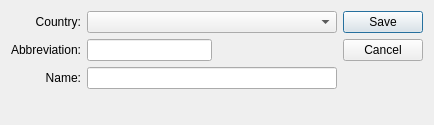
<?xml version="1.0" encoding="UTF-8"?>
<ui version="4.0">
 <comment>This file is part of the xTuple ERP: PostBooks Edition, a free and
open source Enterprise Resource Planning software suite,
Copyright (c) 1999-2011 by OpenMFG LLC, d/b/a xTuple.
It is licensed to you under the Common Public Attribution License
version 1.0, the full text of which (including xTuple-specific Exhibits)
is available at www.xtuple.com/CPAL.  By using this software, you agree
to be bound by its terms.</comment>
 <class>state</class>
 <widget class="QDialog" name="state">
  <property name="geometry">
   <rect>
    <x>0</x>
    <y>0</y>
    <width>434</width>
    <height>125</height>
   </rect>
  </property>
  <property name="windowTitle">
   <string>[*]State or Province</string>
  </property>
  <layout class="QGridLayout" name="gridLayout_2">
   <item row="0" column="0">
    <layout class="QVBoxLayout" name="verticalLayout">
     <item>
      <layout class="QGridLayout" name="gridLayout">
       <item row="0" column="0">
        <widget class="XLabel" name="_countryLit">
         <property name="text">
          <string>Country:</string>
         </property>
         <property name="alignment">
          <set>Qt::AlignRight|Qt::AlignTrailing|Qt::AlignVCenter</set>
         </property>
         <property name="buddy">
          <cstring>_country</cstring>
         </property>
        </widget>
       </item>
       <item row="0" column="1">
        <widget class="XComboBox" name="_country">
         <property name="nullStr">
          <string>[ pick a country ]</string>
         </property>
         <property name="type">
          <enum>XComboBox::Countries</enum>
         </property>
        </widget>
       </item>
       <item row="1" column="0">
        <widget class="XLabel" name="_abbrLit">
         <property name="text">
          <string>Abbreviation:</string>
         </property>
         <property name="alignment">
          <set>Qt::AlignRight|Qt::AlignTrailing|Qt::AlignVCenter</set>
         </property>
         <property name="buddy">
          <cstring>_abbr</cstring>
         </property>
        </widget>
       </item>
       <item row="1" column="1">
        <layout class="QHBoxLayout" name="horizontalLayout">
         <item>
          <widget class="XLineEdit" name="_abbr"/>
         </item>
         <item>
          <spacer name="horizontalSpacer">
           <property name="orientation">
            <enum>Qt::Horizontal</enum>
           </property>
           <property name="sizeHint" stdset="0">
            <size>
             <width>40</width>
             <height>20</height>
            </size>
           </property>
          </spacer>
         </item>
        </layout>
       </item>
       <item row="2" column="0">
        <widget class="XLabel" name="_nameLit">
         <property name="text">
          <string>Name:</string>
         </property>
         <property name="alignment">
          <set>Qt::AlignRight|Qt::AlignTrailing|Qt::AlignVCenter</set>
         </property>
         <property name="buddy">
          <cstring>_name</cstring>
         </property>
        </widget>
       </item>
       <item row="2" column="1">
        <widget class="XLineEdit" name="_name"/>
       </item>
      </layout>
     </item>
     <item>
      <spacer name="verticalSpacer">
       <property name="orientation">
        <enum>Qt::Vertical</enum>
       </property>
       <property name="sizeHint" stdset="0">
        <size>
         <width>124</width>
         <height>0</height>
        </size>
       </property>
      </spacer>
     </item>
    </layout>
   </item>
   <item row="0" column="1">
    <widget class="QDialogButtonBox" name="_buttonBox">
     <property name="orientation">
      <enum>Qt::Vertical</enum>
     </property>
     <property name="standardButtons">
      <set>QDialogButtonBox::Cancel|QDialogButtonBox::Save</set>
     </property>
    </widget>
   </item>
  </layout>
 </widget>
 <layoutdefault spacing="6" margin="11"/>
 <pixmapfunction>qPixmapFromMimeSource</pixmapfunction>
 <customwidgets>
  <customwidget>
   <class>XComboBox</class>
   <extends>QComboBox</extends>
   <header>xcombobox.h</header>
  </customwidget>
  <customwidget>
   <class>XLabel</class>
   <extends>QLabel</extends>
   <header>xlabel.h</header>
  </customwidget>
  <customwidget>
   <class>XLineEdit</class>
   <extends>QLineEdit</extends>
   <header>xlineedit.h</header>
   <container>1</container>
  </customwidget>
 </customwidgets>
 <tabstops>
  <tabstop>_country</tabstop>
  <tabstop>_abbr</tabstop>
  <tabstop>_name</tabstop>
 </tabstops>
 <resources/>
 <connections>
  <connection>
   <sender>_buttonBox</sender>
   <signal>rejected()</signal>
   <receiver>state</receiver>
   <slot>reject()</slot>
   <hints>
    <hint type="sourcelabel">
     <x>387</x>
     <y>64</y>
    </hint>
    <hint type="destinationlabel">
     <x>216</x>
     <y>62</y>
    </hint>
   </hints>
  </connection>
 </connections>
</ui>
